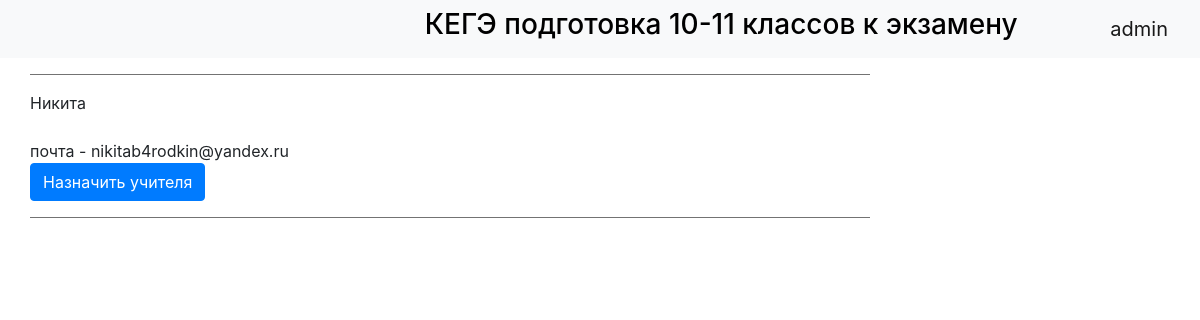
The app's page /teachers (signed in) with its own data.
### data/users.py (models this page shows, shortened)
class User(SqlAlchemyBase, UserMixin):
    __tablename__ = 'users'
    id = sqlalchemy.Column(sqlalchemy.Integer,
                           primary_key=True, autoincrement=True)
    name = sqlalchemy.Column(sqlalchemy.String, nullable=True)
    email = sqlalchemy.Column(sqlalchemy.String,
                              index=True, unique=True, nullable=True)
    hashed_password = sqlalchemy.Column(sqlalchemy.String, nullable=True)
    admin = sqlalchemy.Column(sqlalchemy.Boolean, default=False)
    applic = sqlalchemy.Column(sqlalchemy.Boolean, default=False)
    teach = sqlalchemy.Column(sqlalchemy.Boolean, default=False)
    solutions = orm.relation("Solutions", back_populates='user')

### main.py (the view)
@app.route('/teachers',  methods=['GET', 'POST'])
def teachers():
    db_sess = db_session.create_session()
    teach = db_sess.query(User)
    return render_template('admin-2.html',
                           teach=teach)

### data/db_session.py (called while the page is built)
def create_session() -> Session:
    global __factory
    return __factory()

### main.py (called while the page is built)
@login_manager.user_loader
def load_user(user_id):
    db_sess = db_session.create_session()
    return db_sess.query(User).get(user_id)

### templates/admin-2.html
{% extends "base.html" %}
{% block content %}
<form class="" method="post">
    <div class="form-group">
        <hr noshade size="10">
        {% for item in teach%}
            {% if item.applic == 1 %}
                {% if item.teach == 0 %}
                    {{item.name}}<br><br>
                    почта - {{item.email}}<br>
                    <a href="/accept_teaching/{{item.id}}" class="btn btn-primary">Назначить учителя</a>
                    <br>
                    <hr noshade size="10">
                {% endif %}
            {% endif %}
        {% endfor %}
    </div>
</form>
{% endblock %}

### templates/base.html (shortened to what this page needs)
<!doctype html>
<html lang="en">
<head>
    <link rel="stylesheet"
          href="https://stackpath.bootstrapcdn.com/bootstrap/4.4.1/css/bootstrap.min.css"
>
</head>
<body>
<header>
    <nav class="navbar navbar-light bg-light">
          <a class='ind' href="/index"><h3 class="indh3">КЕГЭ подготовка 10-11 классов к экзамену</h3></a>
        {% if current_user.is_authenticated or current_user.teach == 1%}
    <a class="navbar-brand" href="/user">{{ current_user.name }}</a>
    {% else %}
        <p>
            <button class="btn-reg"><a class="a-reg" href="/register">Зарегистрироваться</a></button>
            <button class="btn-log"><a class="a-log" href="/login">Войти</a></button>
        </p>
    {% endif %}
    </nav>
</header>
<div class="container-fluid">
<div class="row">
<div class="col-md-9">
<main role="main" class="container">
    {% block content %}{% endblock %}
</main>
</div>
</div></div>
</body>
</html>

### templates/base.html (style rules this page uses)
a { text-decoration: none; color: black; }
.ind { margin-left: 35%; color: black; text-decoration: none; font-size: 30%; }
.indh3 { color: black; text-decoration: none; }

### records on screen
User: name "admin"
User: name "Никита", email "nikitab4rodkin@yandex.ru"
